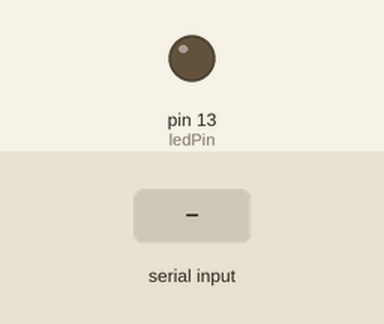
This sketch was run on a simulated Arduino Uno, built with avr-gcc and run on an emulated ATmega328P. Shown: output pins drawn as LEDs (lit = HIGH). Inputs (shaded band) come from the test bench.

Above: at 1.2 s.
1.3 s: "H" received over Serial
At 2.4 s:
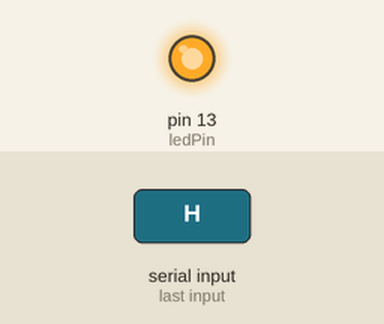
2.8 s: "L" received over Serial
At 3.5 s:
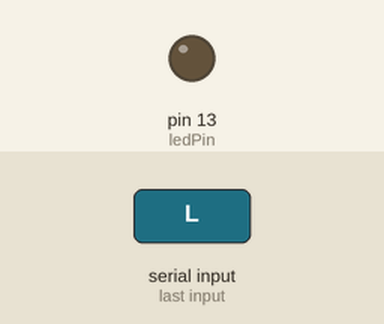
4.3 s: "h" received over Serial
At 4.7 s:
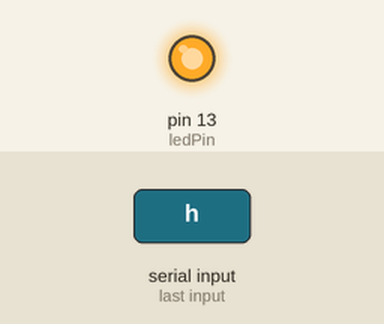
Timing chart, 0 to 7.3 s (numbered marks = the images above; inputs shaded):
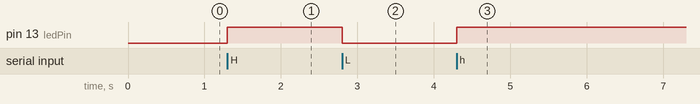

Measured:
- after the input at 1.3 s, pin 13 (ledPin): LOW → HIGH at once
- after the input at 2.8 s, pin 13 (ledPin): HIGH → LOW at once
- after the input at 4.3 s, pin 13 (ledPin): LOW → HIGH at once

The sketch:

PhysicalPixel.ino
```cpp
const int ledPin = 13;  // the pin that the LED is attached to
int incomingByte;       // a variable to read incoming serial data into

void setup() {
  // initialize serial communication:
  Serial.begin(9600);
  // initialize the LED pin as an output:
  pinMode(ledPin, OUTPUT);
}

void loop() {
  // see if there's incoming serial data:
  if (Serial.available() > 0) {
    // read the oldest byte in the serial buffer:
    incomingByte = Serial.read();
    // if it's a capital H (ASCII 72), turn on the LED:
    if (incomingByte == 'H' || incomingByte =='h') {
      digitalWrite(ledPin, HIGH);
    }
    // if it's an L (ASCII 76) turn off the LED:
    else if (incomingByte == 'L' || incomingByte =='l') {
      digitalWrite(ledPin, LOW);
    }
    else{
      Serial.print("Error: Write H/h for turn on OR L/l for turn off");
    }
  }
}
```
